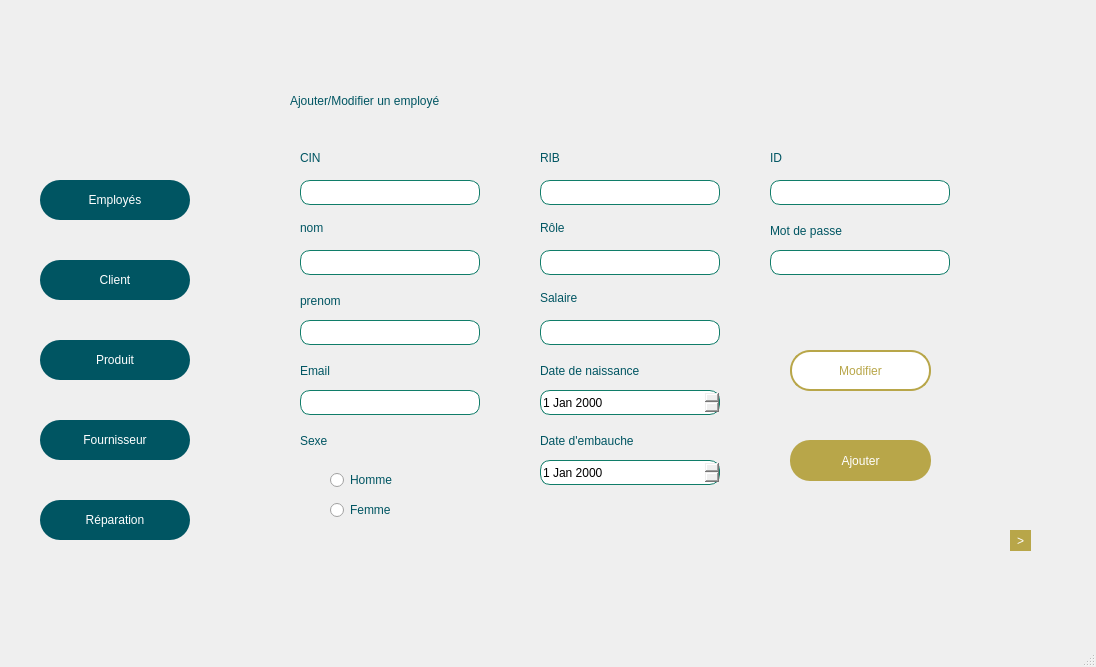
<?xml version="1.0" encoding="UTF-8"?>
<ui version="4.0">
 <class>gestion_employes</class>
 <widget class="QMainWindow" name="gestion_employes">
  <property name="geometry">
   <rect>
    <x>0</x>
    <y>0</y>
    <width>1096</width>
    <height>667</height>
   </rect>
  </property>
  <property name="windowTitle">
   <string>gestion_employes</string>
  </property>
  <widget class="QWidget" name="centralwidget">
   <widget class="QLabel" name="label">
    <property name="geometry">
     <rect>
      <x>0</x>
      <y>-10</y>
      <width>1101</width>
      <height>631</height>
     </rect>
    </property>
    <property name="text">
     <string/>
    </property>
    <property name="pixmap">
     <pixmap resource="resource.qrc">:/new/prefix1/qt/2.png</pixmap>
    </property>
   </widget>
   <widget class="QLabel" name="label_2">
    <property name="geometry">
     <rect>
      <x>60</x>
      <y>30</y>
      <width>111</width>
      <height>101</height>
     </rect>
    </property>
    <property name="text">
     <string/>
    </property>
    <property name="pixmap">
     <pixmap resource="resource.qrc">:/new/prefix1/qt/Rectangle 10.png</pixmap>
    </property>
   </widget>
   <widget class="QPushButton" name="button_employes">
    <property name="geometry">
     <rect>
      <x>40</x>
      <y>180</y>
      <width>150</width>
      <height>40</height>
     </rect>
    </property>
    <property name="styleSheet">
     <string notr="true">border-radius: 20px;
color: rgb(255, 255, 255);
font: 75 10pt &quot;MS Shell Dlg 2&quot;;
background-color: rgb(0, 85, 98);
</string>
    </property>
    <property name="text">
     <string>Employés</string>
    </property>
   </widget>
   <widget class="QPushButton" name="button_client">
    <property name="geometry">
     <rect>
      <x>40</x>
      <y>260</y>
      <width>150</width>
      <height>40</height>
     </rect>
    </property>
    <property name="styleSheet">
     <string notr="true">border-radius: 20px;
color: rgb(255, 255, 255);
font: 75 10pt &quot;MS Shell Dlg 2&quot;;
background-color: rgb(0, 85, 98);
</string>
    </property>
    <property name="text">
     <string>Client</string>
    </property>
   </widget>
   <widget class="QPushButton" name="button_produit">
    <property name="geometry">
     <rect>
      <x>40</x>
      <y>340</y>
      <width>150</width>
      <height>40</height>
     </rect>
    </property>
    <property name="styleSheet">
     <string notr="true">border-radius: 20px;
color: rgb(255, 255, 255);
font: 75 10pt &quot;MS Shell Dlg 2&quot;;
background-color: rgb(0, 85, 98);
</string>
    </property>
    <property name="text">
     <string>Produit</string>
    </property>
   </widget>
   <widget class="QPushButton" name="button_fournisseur">
    <property name="geometry">
     <rect>
      <x>40</x>
      <y>420</y>
      <width>150</width>
      <height>40</height>
     </rect>
    </property>
    <property name="styleSheet">
     <string notr="true">border-radius: 20px;
color: rgb(255, 255, 255);
font: 75 10pt &quot;MS Shell Dlg 2&quot;;
background-color: rgb(0, 85, 98);
</string>
    </property>
    <property name="text">
     <string>Fournisseur</string>
    </property>
   </widget>
   <widget class="QPushButton" name="button_reparation">
    <property name="geometry">
     <rect>
      <x>40</x>
      <y>500</y>
      <width>150</width>
      <height>40</height>
     </rect>
    </property>
    <property name="styleSheet">
     <string notr="true">border-radius: 20px;
color: rgb(255, 255, 255);
font: 75 10pt &quot;MS Shell Dlg 2&quot;;
background-color: rgb(0, 85, 98);
</string>
    </property>
    <property name="text">
     <string>Réparation</string>
    </property>
   </widget>
   <widget class="QStackedWidget" name="stackedWidget">
    <property name="geometry">
     <rect>
      <x>250</x>
      <y>70</y>
      <width>800</width>
      <height>500</height>
     </rect>
    </property>
    <property name="currentIndex">
     <number>0</number>
    </property>
    <widget class="QWidget" name="page">
     <widget class="QLabel" name="label_3">
      <property name="geometry">
       <rect>
        <x>0</x>
        <y>0</y>
        <width>800</width>
        <height>500</height>
       </rect>
      </property>
      <property name="text">
       <string/>
      </property>
      <property name="pixmap">
       <pixmap resource="resource.qrc">:/new/prefix1/qt/Rectangle 13.png</pixmap>
      </property>
     </widget>
     <widget class="QLineEdit" name="CIN_e">
      <property name="geometry">
       <rect>
        <x>50</x>
        <y>110</y>
        <width>180</width>
        <height>25</height>
       </rect>
      </property>
      <property name="styleSheet">
       <string notr="true">border: 1px solid #107D69;
width: 200px;
border-radius: 10px;</string>
      </property>
      <property name="maxLength">
       <number>8</number>
      </property>
     </widget>
     <widget class="QLabel" name="label_14">
      <property name="geometry">
       <rect>
        <x>40</x>
        <y>0</y>
        <width>501</width>
        <height>61</height>
       </rect>
      </property>
      <property name="styleSheet">
       <string notr="true">color: rgb(0, 85, 98);
font: 75 16pt &quot;MS Shell Dlg 2&quot;;</string>
      </property>
      <property name="text">
       <string>Ajouter/Modifier un employé</string>
      </property>
     </widget>
     <widget class="QLabel" name="label_4">
      <property name="geometry">
       <rect>
        <x>50</x>
        <y>80</y>
        <width>56</width>
        <height>16</height>
       </rect>
      </property>
      <property name="styleSheet">
       <string notr="true">color: rgb(0, 85, 98);
font: 75 10pt &quot;MS Shell Dlg 2&quot;;</string>
      </property>
      <property name="text">
       <string>CIN</string>
      </property>
     </widget>
     <widget class="QLabel" name="label_5">
      <property name="geometry">
       <rect>
        <x>50</x>
        <y>150</y>
        <width>56</width>
        <height>16</height>
       </rect>
      </property>
      <property name="styleSheet">
       <string notr="true">color: rgb(0, 85, 98);
font: 75 10pt &quot;MS Shell Dlg 2&quot;;</string>
      </property>
      <property name="text">
       <string>nom</string>
      </property>
     </widget>
     <widget class="QLineEdit" name="nom_e">
      <property name="geometry">
       <rect>
        <x>50</x>
        <y>180</y>
        <width>180</width>
        <height>25</height>
       </rect>
      </property>
      <property name="styleSheet">
       <string notr="true">border: 1px solid #107D69;
width: 200px;
border-radius: 10px;</string>
      </property>
     </widget>
     <widget class="QLabel" name="label_6">
      <property name="geometry">
       <rect>
        <x>50</x>
        <y>220</y>
        <width>91</width>
        <height>21</height>
       </rect>
      </property>
      <property name="styleSheet">
       <string notr="true">color: rgb(0, 85, 98);
font: 75 10pt &quot;MS Shell Dlg 2&quot;;</string>
      </property>
      <property name="text">
       <string>prenom</string>
      </property>
     </widget>
     <widget class="QLineEdit" name="prenom_e">
      <property name="geometry">
       <rect>
        <x>50</x>
        <y>250</y>
        <width>180</width>
        <height>25</height>
       </rect>
      </property>
      <property name="styleSheet">
       <string notr="true">border: 1px solid #107D69;
width: 200px;
border-radius: 10px;</string>
      </property>
     </widget>
     <widget class="QLabel" name="label_7">
      <property name="geometry">
       <rect>
        <x>50</x>
        <y>290</y>
        <width>91</width>
        <height>21</height>
       </rect>
      </property>
      <property name="styleSheet">
       <string notr="true">color: rgb(0, 85, 98);
font: 75 10pt &quot;MS Shell Dlg 2&quot;;</string>
      </property>
      <property name="text">
       <string>Email</string>
      </property>
     </widget>
     <widget class="QLineEdit" name="email_e">
      <property name="geometry">
       <rect>
        <x>50</x>
        <y>320</y>
        <width>180</width>
        <height>25</height>
       </rect>
      </property>
      <property name="styleSheet">
       <string notr="true">border: 1px solid #107D69;
width: 200px;
border-radius: 10px;</string>
      </property>
     </widget>
     <widget class="QLabel" name="label_8">
      <property name="geometry">
       <rect>
        <x>50</x>
        <y>360</y>
        <width>91</width>
        <height>21</height>
       </rect>
      </property>
      <property name="styleSheet">
       <string notr="true">color: rgb(0, 85, 98);
font: 75 10pt &quot;MS Shell Dlg 2&quot;;</string>
      </property>
      <property name="text">
       <string>Sexe</string>
      </property>
     </widget>
     <widget class="QRadioButton" name="homme">
      <property name="geometry">
       <rect>
        <x>80</x>
        <y>400</y>
        <width>97</width>
        <height>20</height>
       </rect>
      </property>
      <property name="styleSheet">
       <string notr="true">color: rgb(0, 85, 98);
font: 75 10pt &quot;MS Shell Dlg 2&quot;;</string>
      </property>
      <property name="text">
       <string>Homme</string>
      </property>
     </widget>
     <widget class="QRadioButton" name="femme">
      <property name="geometry">
       <rect>
        <x>80</x>
        <y>430</y>
        <width>97</width>
        <height>20</height>
       </rect>
      </property>
      <property name="styleSheet">
       <string notr="true">color: rgb(0, 85, 98);
font: 75 10pt &quot;MS Shell Dlg 2&quot;;</string>
      </property>
      <property name="text">
       <string>Femme</string>
      </property>
     </widget>
     <widget class="QLabel" name="label_9">
      <property name="geometry">
       <rect>
        <x>290</x>
        <y>80</y>
        <width>56</width>
        <height>16</height>
       </rect>
      </property>
      <property name="styleSheet">
       <string notr="true">color: rgb(0, 85, 98);
font: 75 10pt &quot;MS Shell Dlg 2&quot;;</string>
      </property>
      <property name="text">
       <string>RIB</string>
      </property>
     </widget>
     <widget class="QLineEdit" name="RIB_e">
      <property name="geometry">
       <rect>
        <x>290</x>
        <y>110</y>
        <width>180</width>
        <height>25</height>
       </rect>
      </property>
      <property name="styleSheet">
       <string notr="true">border: 1px solid #107D69;
width: 200px;
border-radius: 10px;</string>
      </property>
      <property name="maxLength">
       <number>32767</number>
      </property>
     </widget>
     <widget class="QLabel" name="label_10">
      <property name="geometry">
       <rect>
        <x>290</x>
        <y>150</y>
        <width>56</width>
        <height>16</height>
       </rect>
      </property>
      <property name="styleSheet">
       <string notr="true">color: rgb(0, 85, 98);
font: 75 10pt &quot;MS Shell Dlg 2&quot;;</string>
      </property>
      <property name="text">
       <string>Rôle</string>
      </property>
     </widget>
     <widget class="QLineEdit" name="role_e">
      <property name="geometry">
       <rect>
        <x>290</x>
        <y>180</y>
        <width>180</width>
        <height>25</height>
       </rect>
      </property>
      <property name="styleSheet">
       <string notr="true">border: 1px solid #107D69;
width: 200px;
border-radius: 10px;</string>
      </property>
     </widget>
     <widget class="QLabel" name="label_11">
      <property name="geometry">
       <rect>
        <x>290</x>
        <y>220</y>
        <width>56</width>
        <height>16</height>
       </rect>
      </property>
      <property name="styleSheet">
       <string notr="true">color: rgb(0, 85, 98);
font: 75 10pt &quot;MS Shell Dlg 2&quot;;</string>
      </property>
      <property name="text">
       <string>Salaire</string>
      </property>
     </widget>
     <widget class="QLineEdit" name="salaire_e">
      <property name="geometry">
       <rect>
        <x>290</x>
        <y>250</y>
        <width>180</width>
        <height>25</height>
       </rect>
      </property>
      <property name="styleSheet">
       <string notr="true">border: 1px solid #107D69;
width: 200px;
border-radius: 10px;</string>
      </property>
     </widget>
     <widget class="QLabel" name="label_12">
      <property name="geometry">
       <rect>
        <x>520</x>
        <y>80</y>
        <width>56</width>
        <height>16</height>
       </rect>
      </property>
      <property name="styleSheet">
       <string notr="true">color: rgb(0, 85, 98);
font: 75 10pt &quot;MS Shell Dlg 2&quot;;</string>
      </property>
      <property name="text">
       <string>ID</string>
      </property>
     </widget>
     <widget class="QLineEdit" name="id_e">
      <property name="geometry">
       <rect>
        <x>520</x>
        <y>110</y>
        <width>180</width>
        <height>25</height>
       </rect>
      </property>
      <property name="styleSheet">
       <string notr="true">border: 1px solid #107D69;
width: 200px;
border-radius: 10px;</string>
      </property>
     </widget>
     <widget class="QLabel" name="label_13">
      <property name="geometry">
       <rect>
        <x>520</x>
        <y>140</y>
        <width>111</width>
        <height>41</height>
       </rect>
      </property>
      <property name="styleSheet">
       <string notr="true">color: rgb(0, 85, 98);
font: 75 10pt &quot;MS Shell Dlg 2&quot;;</string>
      </property>
      <property name="text">
       <string>Mot de passe</string>
      </property>
     </widget>
     <widget class="QLineEdit" name="mdp_e">
      <property name="geometry">
       <rect>
        <x>520</x>
        <y>180</y>
        <width>180</width>
        <height>25</height>
       </rect>
      </property>
      <property name="styleSheet">
       <string notr="true">border: 1px solid #107D69;
width: 200px;
border-radius: 10px;</string>
      </property>
     </widget>
     <widget class="QLabel" name="label_15">
      <property name="geometry">
       <rect>
        <x>290</x>
        <y>290</y>
        <width>151</width>
        <height>21</height>
       </rect>
      </property>
      <property name="styleSheet">
       <string notr="true">color: rgb(0, 85, 98);
font: 75 10pt &quot;MS Shell Dlg 2&quot;;</string>
      </property>
      <property name="text">
       <string>Date de naissance</string>
      </property>
     </widget>
     <widget class="QLabel" name="label_16">
      <property name="geometry">
       <rect>
        <x>290</x>
        <y>360</y>
        <width>151</width>
        <height>21</height>
       </rect>
      </property>
      <property name="styleSheet">
       <string notr="true">color: rgb(0, 85, 98);
font: 75 10pt &quot;MS Shell Dlg 2&quot;;</string>
      </property>
      <property name="text">
       <string>Date d'embauche</string>
      </property>
     </widget>
     <widget class="QDateEdit" name="date_naissance">
      <property name="geometry">
       <rect>
        <x>290</x>
        <y>320</y>
        <width>180</width>
        <height>25</height>
       </rect>
      </property>
      <property name="styleSheet">
       <string notr="true">border: 1px solid #107D69;
width: 200px;
border-radius: 10px;</string>
      </property>
     </widget>
     <widget class="QDateEdit" name="date_embauche">
      <property name="geometry">
       <rect>
        <x>290</x>
        <y>390</y>
        <width>180</width>
        <height>25</height>
       </rect>
      </property>
      <property name="styleSheet">
       <string notr="true">border: 1px solid #107D69;
width: 200px;
border-radius: 10px;</string>
      </property>
     </widget>
     <widget class="QPushButton" name="boutton_ajouter">
      <property name="geometry">
       <rect>
        <x>540</x>
        <y>370</y>
        <width>141</width>
        <height>41</height>
       </rect>
      </property>
      <property name="styleSheet">
       <string notr="true">border-radius: 20px;
color: rgb(255, 255, 255);
font: 75 10pt &quot;MS Shell Dlg 2&quot;;
background-color: rgb(184, 166, 73);
</string>
      </property>
      <property name="text">
       <string>Ajouter</string>
      </property>
     </widget>
     <widget class="QPushButton" name="next_p1">
      <property name="geometry">
       <rect>
        <x>760</x>
        <y>460</y>
        <width>21</width>
        <height>21</height>
       </rect>
      </property>
      <property name="styleSheet">
       <string notr="true">border-radius: 20px;
color: rgb(255, 255, 255);
font: 75 10pt &quot;MS Shell Dlg 2&quot;;
background-color: rgb(184, 166, 73);
</string>
      </property>
      <property name="text">
       <string>&gt;</string>
      </property>
     </widget>
     <widget class="QPushButton" name="boutton_modifier">
      <property name="geometry">
       <rect>
        <x>540</x>
        <y>280</y>
        <width>141</width>
        <height>41</height>
       </rect>
      </property>
      <property name="styleSheet">
       <string notr="true">border-radius: 20px;
border-color: rgb(0, 0, 0);
color: rgb(184, 166, 73);
font: 75 10pt &quot;MS Shell Dlg 2&quot;;
background-color: rgb(255, 255, 255);
border: 2px solid rgb(184, 166, 73); 
</string>
      </property>
      <property name="text">
       <string>Modifier</string>
      </property>
     </widget>
    </widget>
    <widget class="QWidget" name="page_2">
     <widget class="QLabel" name="label_17">
      <property name="geometry">
       <rect>
        <x>0</x>
        <y>0</y>
        <width>800</width>
        <height>500</height>
       </rect>
      </property>
      <property name="text">
       <string/>
      </property>
      <property name="pixmap">
       <pixmap resource="resource.qrc">:/new/prefix1/qt/Rectangle 13.png</pixmap>
      </property>
     </widget>
     <widget class="QLabel" name="label_20">
      <property name="geometry">
       <rect>
        <x>30</x>
        <y>10</y>
        <width>501</width>
        <height>61</height>
       </rect>
      </property>
      <property name="styleSheet">
       <string notr="true">color: rgb(0, 85, 98);
font: 75 16pt &quot;MS Shell Dlg 2&quot;;</string>
      </property>
      <property name="text">
       <string>Listes des employés</string>
      </property>
     </widget>
     <widget class="QTableView" name="tableView">
      <property name="geometry">
       <rect>
        <x>30</x>
        <y>110</y>
        <width>731</width>
        <height>241</height>
       </rect>
      </property>
     </widget>
     <widget class="QLineEdit" name="id_e_supp">
      <property name="geometry">
       <rect>
        <x>320</x>
        <y>410</y>
        <width>180</width>
        <height>25</height>
       </rect>
      </property>
      <property name="styleSheet">
       <string notr="true">border: 1px solid #107D69;
width: 200px;
border-radius: 10px;</string>
      </property>
     </widget>
     <widget class="QPushButton" name="boutton_supprimer">
      <property name="geometry">
       <rect>
        <x>540</x>
        <y>400</y>
        <width>141</width>
        <height>41</height>
       </rect>
      </property>
      <property name="styleSheet">
       <string notr="true">border-radius: 20px;
color: rgb(255, 255, 255);
font: 75 10pt &quot;MS Shell Dlg 2&quot;;
background-color: rgb(184, 166, 73);
</string>
      </property>
      <property name="text">
       <string>Supprimer</string>
      </property>
     </widget>
     <widget class="QLabel" name="label_21">
      <property name="geometry">
       <rect>
        <x>320</x>
        <y>380</y>
        <width>56</width>
        <height>16</height>
       </rect>
      </property>
      <property name="styleSheet">
       <string notr="true">color: rgb(0, 85, 98);
font: 75 10pt &quot;MS Shell Dlg 2&quot;;</string>
      </property>
      <property name="text">
       <string>ID</string>
      </property>
     </widget>
     <widget class="QPushButton" name="next_p2">
      <property name="geometry">
       <rect>
        <x>760</x>
        <y>460</y>
        <width>21</width>
        <height>21</height>
       </rect>
      </property>
      <property name="styleSheet">
       <string notr="true">border-radius: 20px;
color: rgb(255, 255, 255);
font: 75 10pt &quot;MS Shell Dlg 2&quot;;
background-color: rgb(184, 166, 73);
</string>
      </property>
      <property name="text">
       <string>&gt;</string>
      </property>
     </widget>
     <widget class="QPushButton" name="pred_p0">
      <property name="geometry">
       <rect>
        <x>730</x>
        <y>460</y>
        <width>21</width>
        <height>21</height>
       </rect>
      </property>
      <property name="styleSheet">
       <string notr="true">border-radius: 20px;
color: rgb(255, 255, 255);
font: 75 10pt &quot;MS Shell Dlg 2&quot;;
background-color: rgb(184, 166, 73);
</string>
      </property>
      <property name="text">
       <string>&lt;</string>
      </property>
     </widget>
    </widget>
    <widget class="QWidget" name="page_3">
     <widget class="QLabel" name="label_18">
      <property name="geometry">
       <rect>
        <x>0</x>
        <y>0</y>
        <width>800</width>
        <height>500</height>
       </rect>
      </property>
      <property name="text">
       <string/>
      </property>
      <property name="pixmap">
       <pixmap resource="resource.qrc">:/new/prefix1/qt/Rectangle 13.png</pixmap>
      </property>
     </widget>
     <widget class="QLabel" name="label_19">
      <property name="geometry">
       <rect>
        <x>40</x>
        <y>10</y>
        <width>501</width>
        <height>61</height>
       </rect>
      </property>
      <property name="styleSheet">
       <string notr="true">color: rgb(0, 85, 98);
font: 75 16pt &quot;MS Shell Dlg 2&quot;;</string>
      </property>
      <property name="text">
       <string>Statistique</string>
      </property>
     </widget>
     <widget class="QPushButton" name="pred_p1">
      <property name="geometry">
       <rect>
        <x>760</x>
        <y>460</y>
        <width>21</width>
        <height>21</height>
       </rect>
      </property>
      <property name="styleSheet">
       <string notr="true">border-radius: 20px;
color: rgb(255, 255, 255);
font: 75 10pt &quot;MS Shell Dlg 2&quot;;
background-color: rgb(184, 166, 73);
</string>
      </property>
      <property name="text">
       <string>&lt;</string>
      </property>
     </widget>
    </widget>
   </widget>
  </widget>
  <widget class="QMenuBar" name="menubar">
   <property name="geometry">
    <rect>
     <x>0</x>
     <y>0</y>
     <width>1096</width>
     <height>26</height>
    </rect>
   </property>
  </widget>
  <widget class="QStatusBar" name="statusbar"/>
 </widget>
 <resources>
  <include location="resource.qrc"/>
 </resources>
 <connections/>
</ui>
